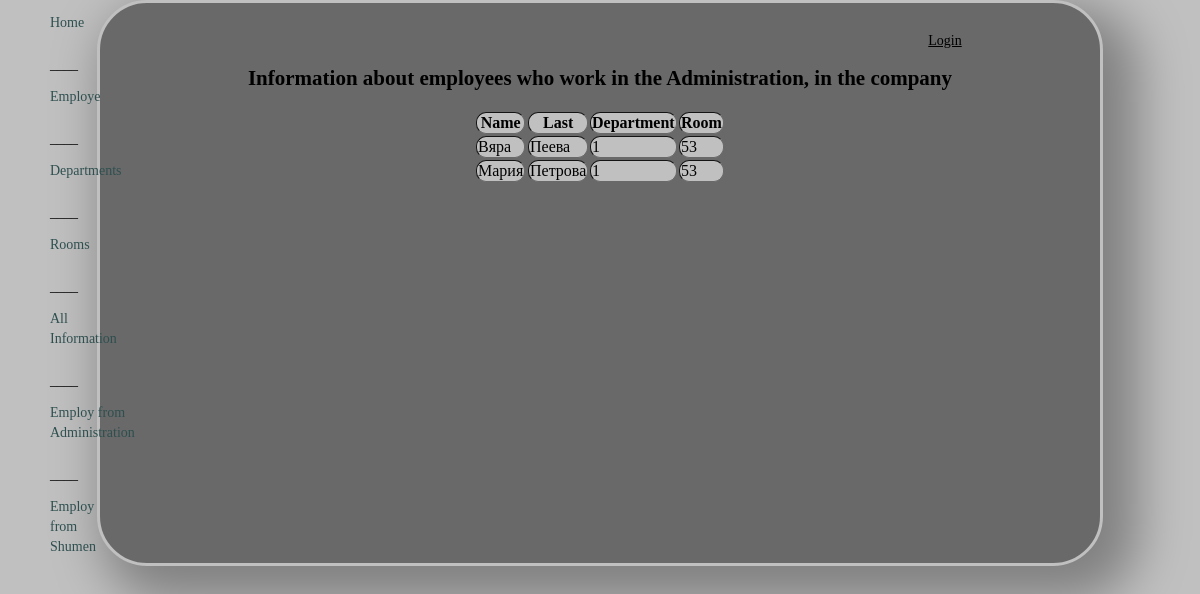
Screenshot of /emAdm2.php with the database file from the repository.
### tables this page shows
CREATE TABLE `employee` (
  `pers_id` int(10) UNSIGNED NOT NULL,
  `first` varchar(20) NOT NULL,
  `father` varchar(20) NOT NULL,
  `last` varchar(20) NOT NULL,
  `sex` enum('мъж','жена') NOT NULL,
  `b_day` date NOT NULL,
  `city` varchar(50) NOT NULL,
  `street` varchar(100) NOT NULL,
  `phone` varchar(20) NOT NULL,
  `depart_id` int(10) UNSIGNED NOT NULL,
  `room_id` int(10) UNSIGNED NOT NULL
);

CREATE TABLE `departments` (
  `depart_id` int(10) UNSIGNED NOT NULL,
  `depart` varchar(50) NOT NULL,
  `function` varchar(100) NOT NULL
);

### emAdm2.php (the view, shortened to what this page needs)
<html lang = "en">
<head>
<link href = "site.css" rel="stylesheet" type="text/css" />
</head>
<body>
<div id="main">
<div id = "menu">
<?php include "menu11.php";?>
</div>
<div id = "content">
<center>
<div id ="logB">
  <?php include "LogButton2.php"?>
</div>
<h2>Information about employees who work in the Administration, in the company</h2>
<table border = "1">
<tr>
    <th>Name</th>
	 <th>Last</th>
	  <th>Department</th>
	   <th>Room</th>
</tr>
<?php
     include "db2.php";
	$query = "SELECT employee.*,departments.*
	FROM employee
	LEFT JOIN Departments
	ON employee.depart_id = departments.depart_id
	WHERE depart = 'Администрация'
	ORDER BY pers_id";
	if($result = mysqli_query($link,$query))
	{
		while($row = mysqli_fetch_assoc($result)) {
			?>
			<tr>
			<td><?php echo $row['first']; ?></td>
			<td><?php echo $row['last']; ?></td>
			<td><?php echo $row['depart_id']; ?></td>
			<td><?php echo $row['room_id']; ?></td>
			</tr>
			<?php
		}
	}
	else {
		?>
		<tr><td colspan = '4' align = 'center'>No records</td></tr>
		<?php
	}
	?>
	</table>
	</center>
	</div>
	</div>
	</body>
	</html>

### site.css (style rules this page uses)
body { background-color:silver; font-size:14px; margin:0px; padding:0px; }
#logB { margin-top: 0px; margin-bottom: 10px; margin-right: 10px; margin-left: 700px; }
#menu { width:40px; padding-left:0px; position:absolute; left:50; text-align:40px; line-height:24px; }
table { border: 1px solid #696969; border-radius: 100px; background-color: #696969; }
table th, table td { border-radius: 10px; background-color: silver; overflow: hidden; position: relative; animation: moves 0.10s forwards; transform-origin: center; transform: scaleY(0); opacity: 0; visibility: hidden; transition: transform 10s, opacity 1s; }
#main { width:1000px; margin:0 auto; border:3px solid silver; background-color:#696969; border-radius: 50px; box-shadow: 20px 20px 50px 15px grey; animation:mymove 5s infinite; }
#content { padding:30px; min-height:500px; }

### rows the page displays
employee: first "Вяра", last "Пеева", depart.depart_id "1", room "53"
employee: first "Мария", last "Петрова", depart.depart_id "1", room "53"
